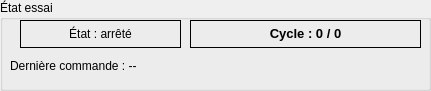
     <widget class="QGroupBox" name="groupBox_etat">
      <property name="geometry">
       <rect>
        <x>380</x>
        <y>390</y>
        <width>431</width>
        <height>91</height>
       </rect>
      </property>
      <property name="title">
       <string>État essai</string>
      </property>
      <widget class="QLabel" name="label_etat_essai">
       <property name="geometry">
        <rect>
         <x>20</x>
         <y>20</y>
         <width>161</width>
         <height>28</height>
        </rect>
       </property>
       <property name="frameShape">
        <enum>QFrame::Shape::Box</enum>
       </property>
       <property name="text">
        <string>État : arrêté</string>
       </property>
       <property name="alignment">
        <set>Qt::AlignmentFlag::AlignCenter</set>
       </property>
      </widget>
      <widget class="QLabel" name="label_cycle_actuel">
       <property name="geometry">
        <rect>
         <x>190</x>
         <y>20</y>
         <width>231</width>
         <height>28</height>
        </rect>
       </property>
       <property name="frameShape">
        <enum>QFrame::Shape::Box</enum>
       </property>
       <property name="text">
        <string>&lt;html&gt;&lt;head/&gt;&lt;body&gt;&lt;p&gt;&lt;span style=" font-size:10pt; font-weight:700;"&gt;Cycle : 0 / 0&lt;/span&gt;&lt;/p&gt;&lt;/body&gt;&lt;/html&gt;</string>
       </property>
       <property name="alignment">
        <set>Qt::AlignmentFlag::AlignCenter</set>
       </property>
      </widget>
      <widget class="QLabel" name="label_derniere_commande_us">
       <property name="geometry">
        <rect>
         <x>10</x>
         <y>50</y>
         <width>421</width>
         <height>31</height>
        </rect>
       </property>
       <property name="text">
        <string>Dernière commande : --</string>
       </property>
      </widget>
     </widget>
